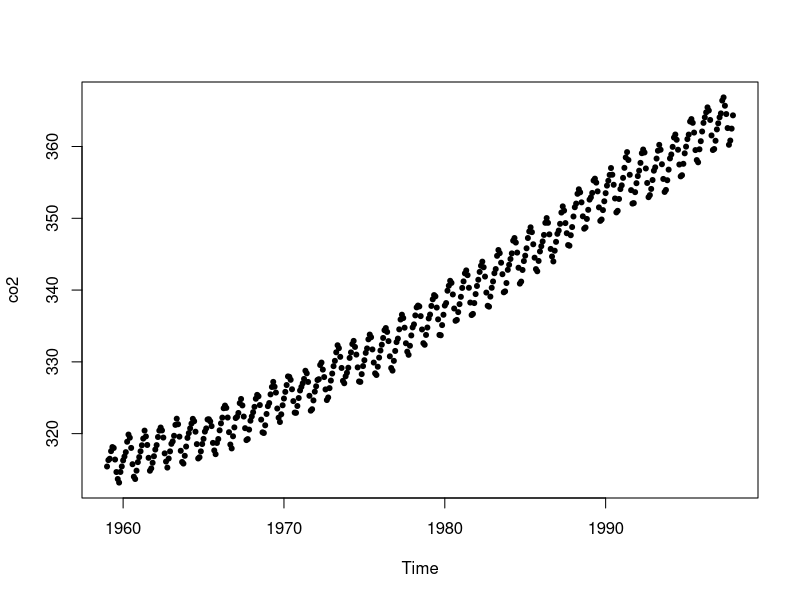
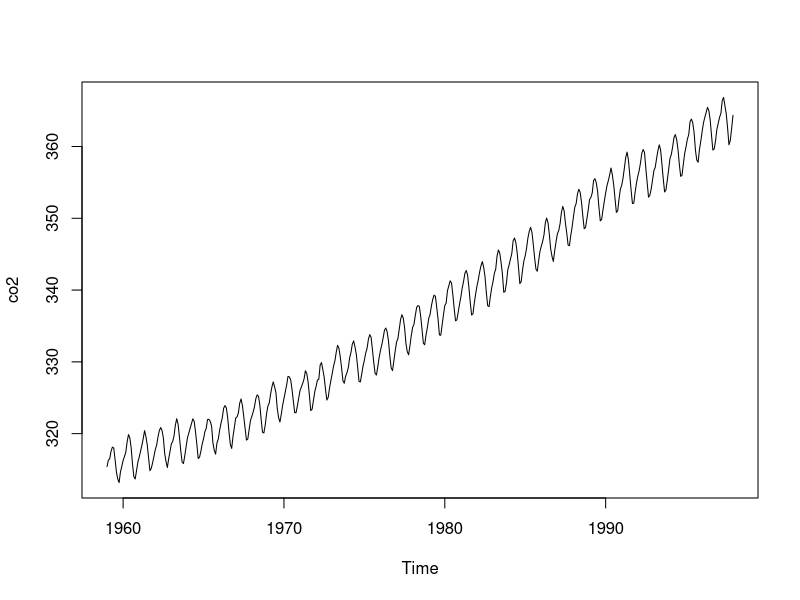

The R source for these figures, in order: (Note: this script raises an error after producing the figures.)
## ---- chunk 1
knitr::opts_chunk$set(echo = TRUE)
## ---- chunk 2
mean.custom=function(x) sum(x)/length(x)
## ---- chunk 3
mean.custom(1:10)
## ---- chunk 4
plot(co2, type="p", pch=20) #with points
## ---- chunk 5
plot(co2, type="l") #with a line
## ---- chunk 6
knitr::include_graphics("images/if.png")
## ---- chunk 7
answer=5.5
if (answer==mean(1:10)) print("you are correct")
## ---- chunk 8
answer=5
if (answer==mean(1:10)) print("you are correct")
## ---- chunk 9
knitr::include_graphics("images/if-else.png")
## ---- chunk 10
answer=5.5
if (answer==mean(1:10)) print("you are correct") else print("you are incorrect")
## ---- chunk 11
answer=5
if (answer==mean(1:10)) print("you are correct") else print("you are incorrect")
## ---- chunk 12
answer=5
response=ifelse(answer==mean(1:10), "you are correct", "you are incorrect")
response
## ---- chunk 13
mean.1to10=function(answer) {if (answer==mean(1:10)) print("you are correct") else print("you are incorrect")}
## ---- chunk 14
mean.1to10(answer=5.5)
mean.1to10(answer=5)
## ---- chunk 15
mean.1to10_alt=function(answer) ifelse(answer==mean(1:10), "you are correct", "you are incorrect")
## ---- chunk 16
mean.1to10_alt(answer=5.5)
mean.1to10_alt(answer=5)
## ---- chunk 17
average=function(x, type="arithmetic"){
  if(type=="arithmetic") sum(x)/length(x)
  else if(type=="geometric") prod(x)^(1/length(x))
}
## ---- chunk 18
average(1:10, type="arithmetic")
average(1:10, type="geometric")
## ---- chunk 19
average(1:10)
## ---- chunk 20
average(1:10, type="median")
## ---- chunk 21
average=function(x, type="arithmetic"){
  if(type=="arithmetic") sum(x)/length(x)
  else if (type=="geometric") prod(x)^(1/length(x))
  else "we can't handle that type of average"
}
## ---- chunk 22
average(1:10, type="median")
## ---- chunk 23
se=function(x) sqrt(var(x)/length(x))
se(1:10)
## ---- chunk 24
se=function(x, na.rm=F) {
  if(na.rm==F) sqrt(var(x)/length(x))
  else if (na.rm==T) sqrt(var(x[is.na(x)==F])/length(x[is.na(x)==F]))
}
## ---- chunk 25
library(dplyr)
iris %>% group_by(Species) %>% summarise(mean.SW=mean(Sepal.Width), se.SW=se(Sepal.Width))
## ---- chunk 26
library(ggplot2)
summary.dat=iris %>% group_by(Species) %>% summarise(mean.SW=mean(Sepal.Width), se.SW=se(Sepal.Width))

ggplot(summary.dat, aes(x=Species, y=mean.SW, fill=Species)) +
  geom_bar(stat="identity")
  
## ---- chunk 27
ggplot(summary.dat, aes(x=Species, y=mean.SW, fill=Species)) +
  geom_bar(stat="identity") +
  geom_errorbar(aes(ymin=mean.SW-se.SW, ymax=mean.SW+se.SW), width=0.2)
